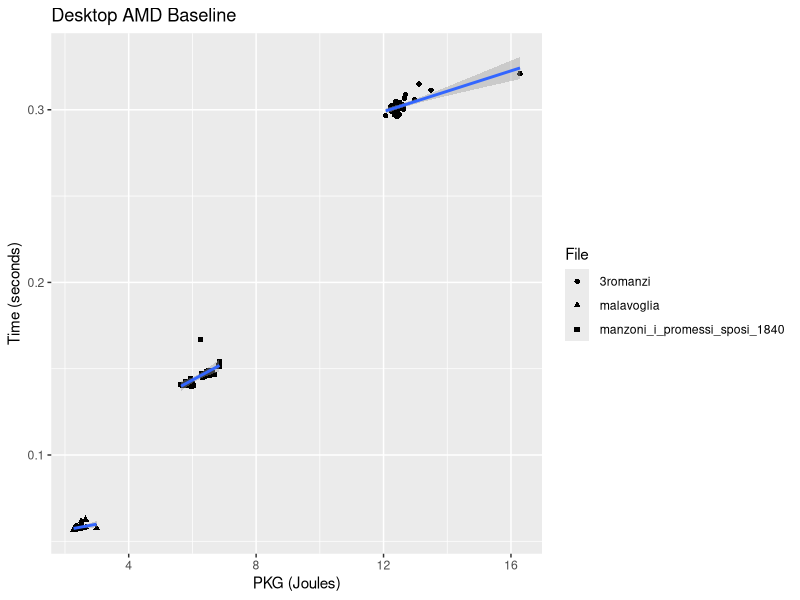
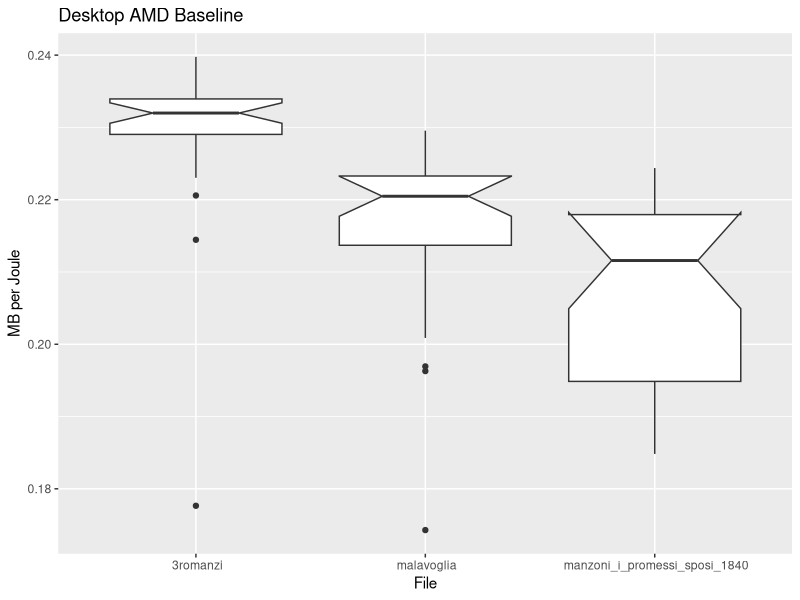
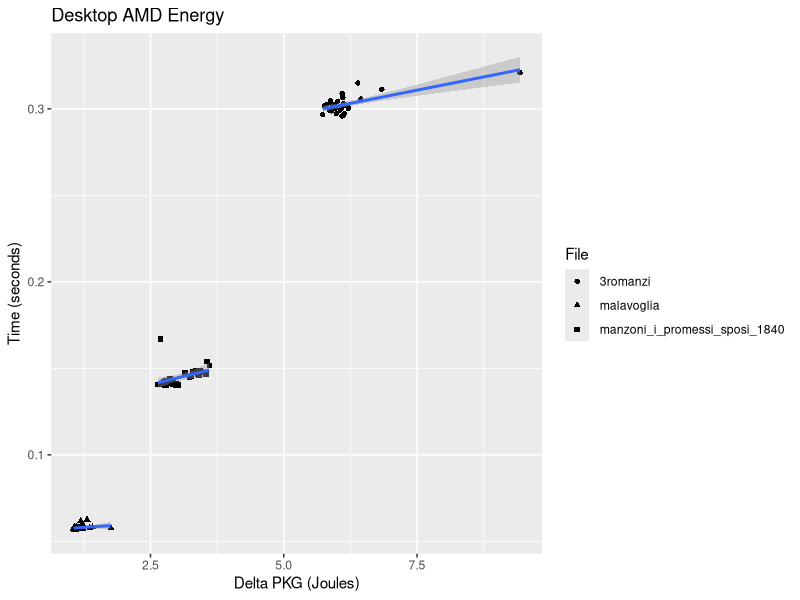
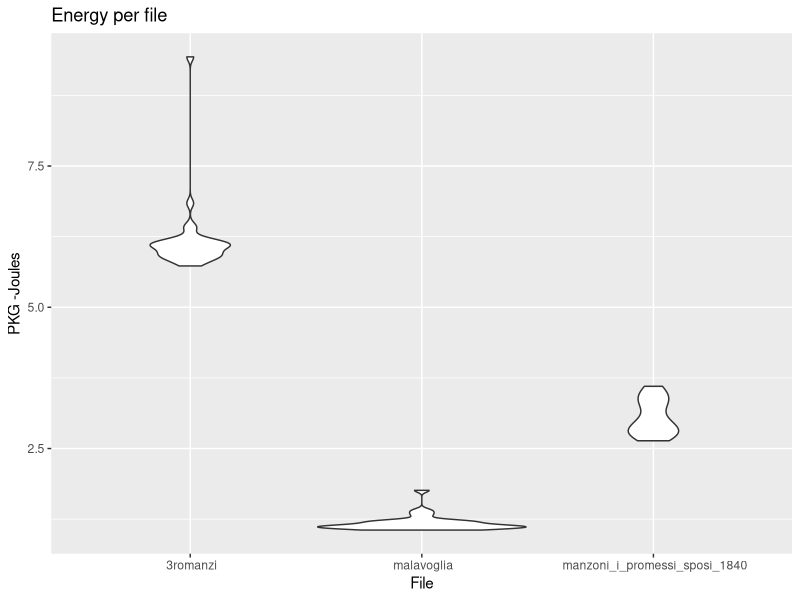
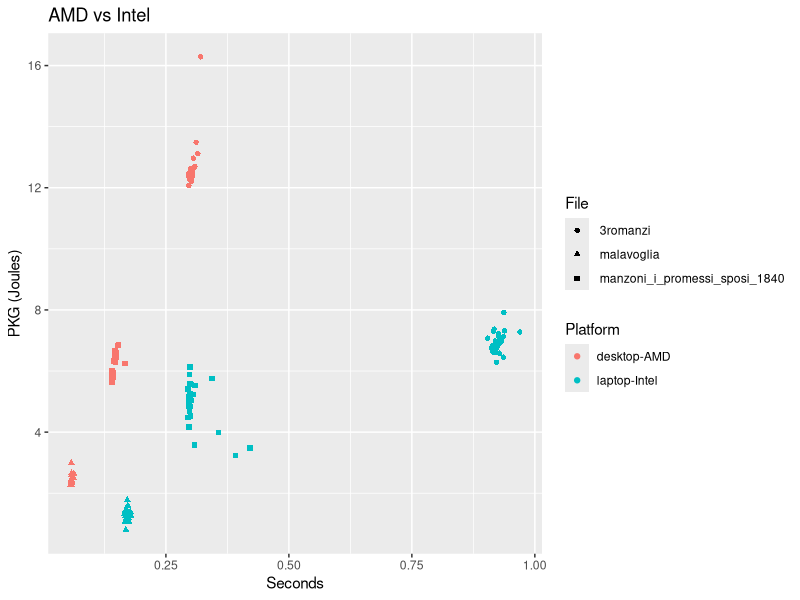
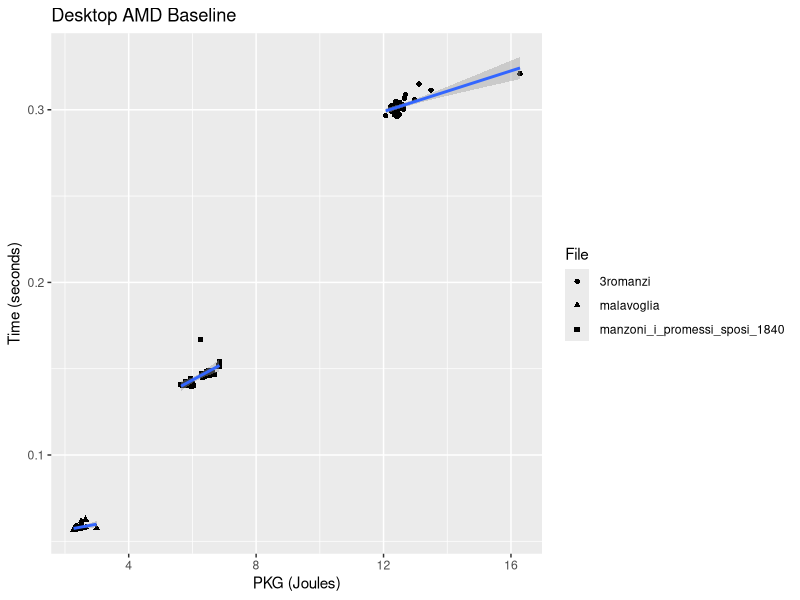
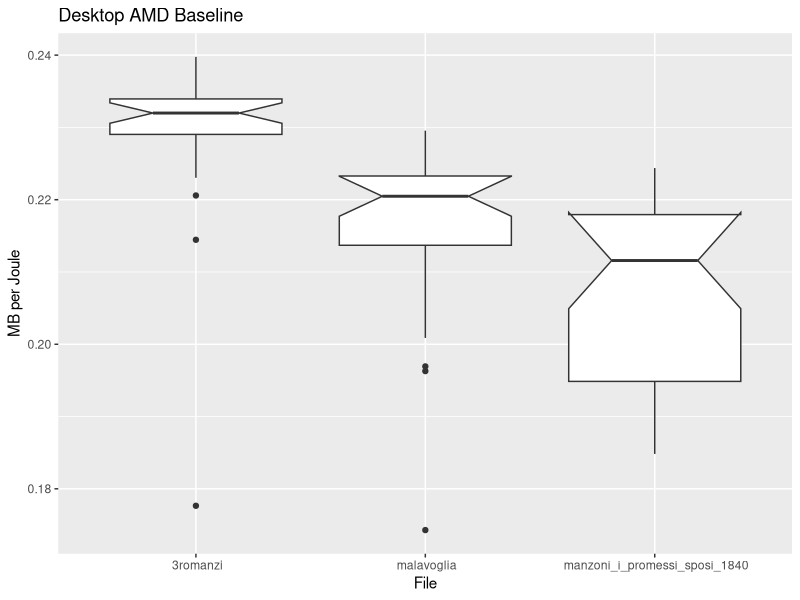
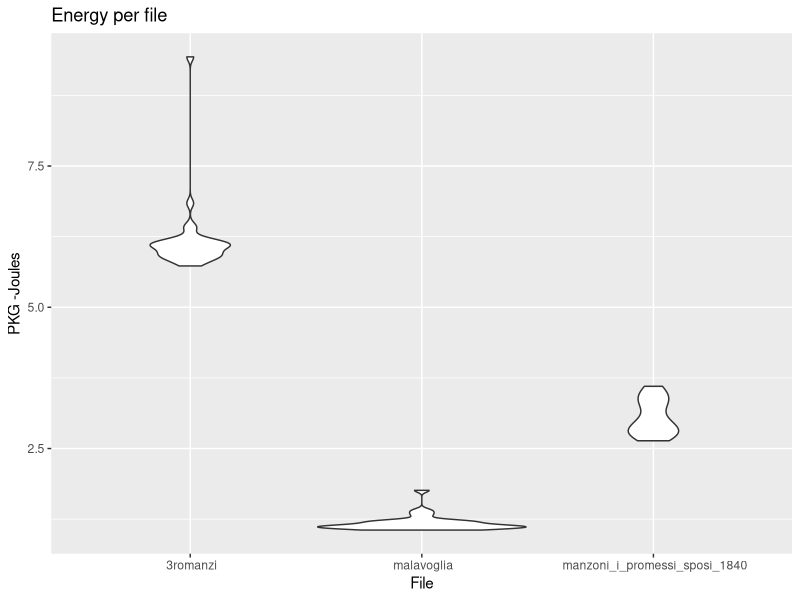

Reproduce these figures in R, in order.
library(ggplot2)

amd_desktop_base <- read.csv("../data/test-23-Mar-09-04-38.csv")

ggplot(amd_desktop_base, aes(x=PKG,y=seconds,shape=File))+geom_point()+geom_smooth(method="lm")+labs(title="Desktop AMD Baseline",x="PKG (Joules)",y="Time (seconds)")
ggsave("../../img/time-vs-pkg-amd-libri.png",width=9, height=5)

amd_desktop_base$mb_per_J <- amd_desktop_base$size/ (1024*1024 * amd_desktop_base$PKG )

ggplot(amd_desktop_base, aes(x=File,y=mb_per_J))+geom_boxplot(notch=T)+labs(title="Desktop AMD Baseline",x="File",y="MB per Joule")
ggsave("../../img/mb-per-joule-amd-libri.png",width=9, height=5)

amd_desktop_base$delta_PKG <- amd_desktop_base$PKG - 21.3536*amd_desktop_base$seconds
ggplot(amd_desktop_base, aes(x=delta_PKG,y=seconds,shape=File))+geom_point()+geom_smooth(method="lm")+labs(title="Desktop AMD Energy",x="Delta PKG (Joules)",y="Time (seconds)")

ggplot(amd_desktop_base, aes(y=delta_PKG,x=File))+geom_violin()+labs(title="Energy per file",x="File",y="PKG -Joules")

ggsave("../../img/boxplot-delta-pkg-amd-libri.png",width=9, height=5)

intel_laptop_base <- read.csv("../data/plugged-intel-23-Mar-12-49-37.csv")
intel_laptop_base$mb_per_J <- intel_laptop_base$size/ (1024*1024 * intel_laptop_base$PKG )
intel_laptop_base$delta_PKG <- 0
amd_vs_intel <- rbind(amd_desktop_base, intel_laptop_base)

ggplot(amd_vs_intel, aes(x=seconds,y=PKG,color=Platform,shape=File))+geom_point()+labs(title="AMD vs Intel",x="Seconds",y="PKG (Joules)")
ggsave("../../img/amd-vs-intel-libri.png",width=9, height=5)
